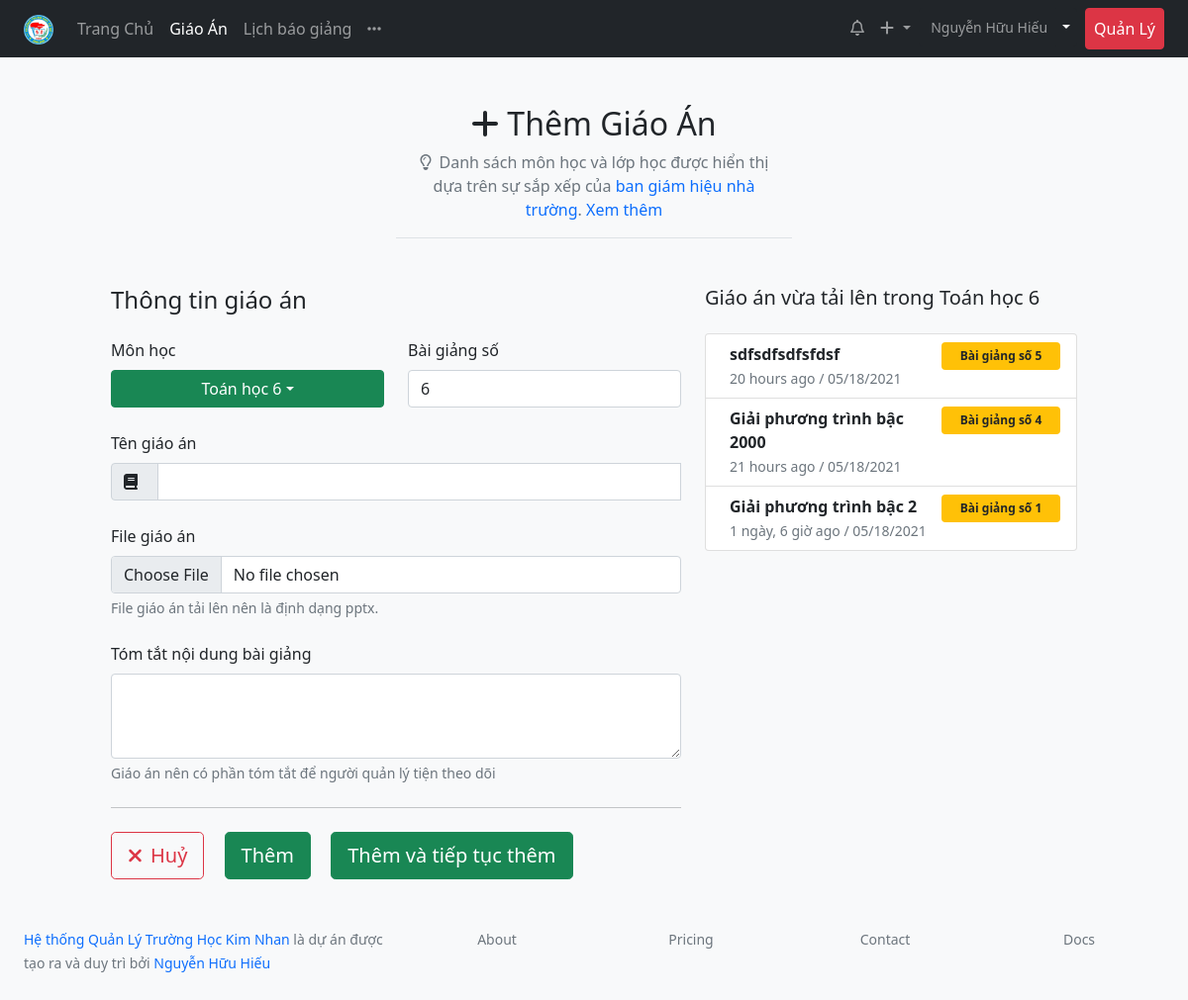
The app's page /lessons/add/toan-hoc/6/ (signed in), older data.
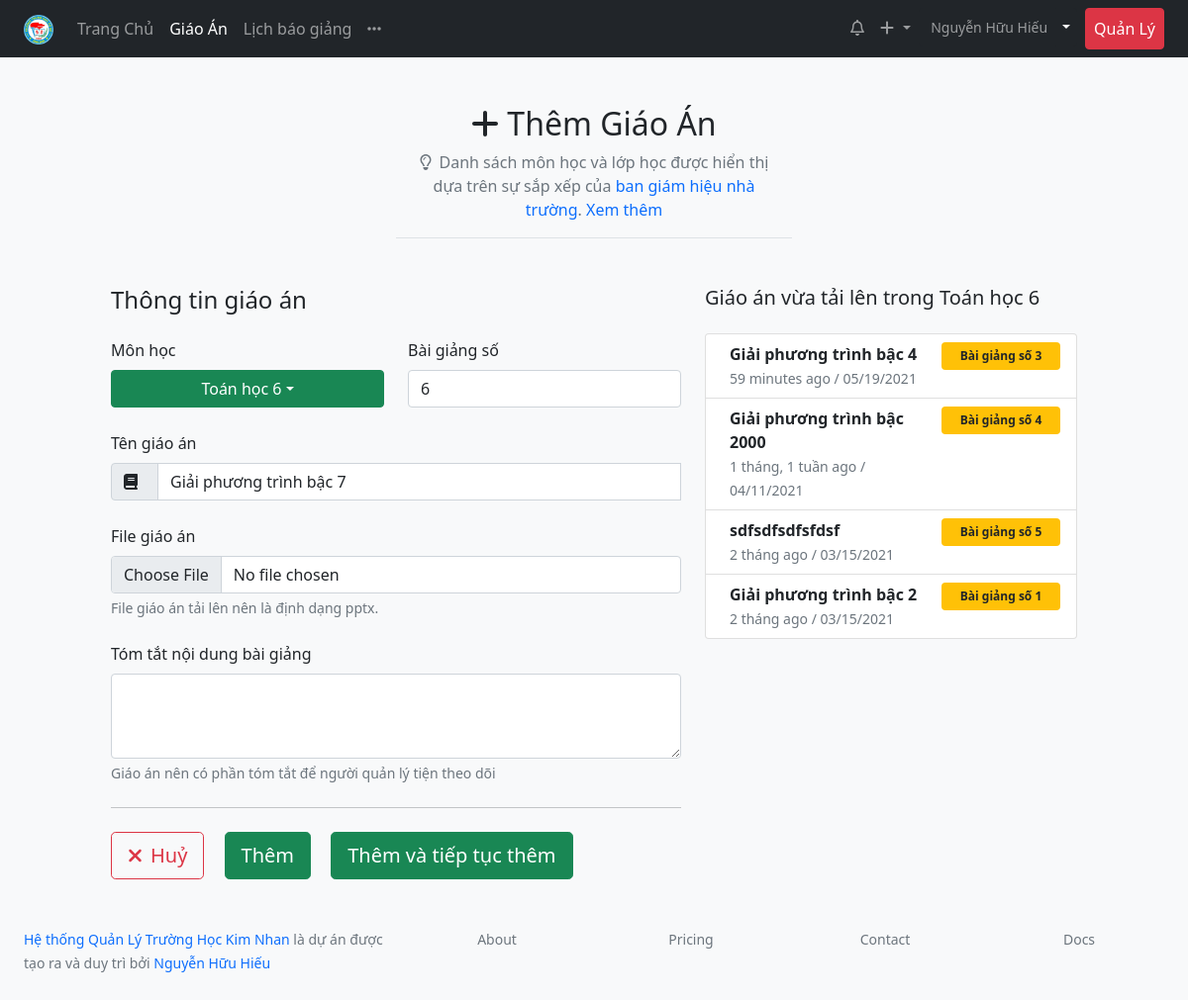
The same page, newer data.
### lessonmanagement/models.py (models this page shows, shortened)
class Lesson(models.Model):
    title = models.CharField(max_length=200)
    lesson_path = models.FileField(blank=True, null=True)
    upload_time = models.DateTimeField(blank=True, null=True)
    edit_time = models.DateTimeField(blank=True, null=True)
    description = models.CharField(max_length=200, null=True, blank=True)
    teacher = models.ForeignKey(Teacher, on_delete=models.CASCADE)
    subject = models.ForeignKey(SubjectDetail, on_delete=models.CASCADE)
    number_lesson = models.IntegerField(help_text="Bài giảng số mấy")
    schoolyear = models.ForeignKey(Schoolyear, on_delete=models.CASCADE, blank=True, null=True)
    classyear = models.ManyToManyField(Classyear, through="LessonSchedule")
    STATUS_CHOICES = [
    ('pending', 'Chờ duyệt'),
    ('acept', 'Đã duyệt'),
    ('deny', 'Bị từ chối'),
    ]
    status = models.CharField(max_length=10, blank=True, choices=STATUS_CHOICES ,default='pending')
    checker = models.ForeignKey('Teacher', related_name="lesson_checker" ,on_delete=models.SET_NULL, null=True, blank=True)
    check_date = models.DateTimeField(auto_now=True)
    note_checker = models.CharField(max_length=200, blank=True)
    class Meta:
        verbose_name = "Giáo Án"
        verbose_name_plural = "Giáo Án"
        ordering = ["-upload_time"]
        unique_together = ['subject', 'number_lesson']

class SubjectLesson(models.Model):
    subject = models.ForeignKey(SubjectDetail, on_delete=models.CASCADE, verbose_name="Môn học")
    number_lesson = models.IntegerField()
    title = models.CharField(max_length=100)
    class Meta:
        verbose_name = 'Phân phối chương trình'
        verbose_name_plural = 'Phân phối chương trình'

### lessonmanagement/views.py (the view, shortened to what this page needs)
# urls.py: path('lessons/add/<str:subject>/<int:level>/', views.add_lesson_subject_level, name="add_lesson_subject_level"),
@login_required
def add_lesson_subject_level(request, subject, level):
    context = {'subject': subject, 'level': level}
    now = datetime.datetime.now()
    teacher = request.user.teacher.id
    q2 = Lesson.objects.filter(teacher=teacher, subject__subject__subject_slug=subject, subject__level=level)
    subjectclassyear = SubjectClassyear.objects.filter(teacher=teacher, subject__subject__subject_slug=subject).values('classyear__startyear__start_date__year')
    subjectclassyear_list = []
    for i in subjectclassyear:
        class_level = class_level_def(i['classyear__startyear__start_date__year'])
        subjectclassyear_list.append(class_level)
    if level in subjectclassyear_list:
        if q2:
            latest_lesson = q2.latest('number_lesson')
            last_lesson = q2.all()[:5]
            context['last_lesson'] = last_lesson
            new_number_lesson = latest_lesson.number_lesson + 1
        else:
            new_number_lesson = 1
        context['new_number_lesson'] = new_number_lesson
        subject_title = Subject.objects.get(subject_slug=subject)
        context['subject_title'] = subject_title
        q_subject_level = SubjectLesson.objects.filter(subject__subject__subject_slug=subject, subject__level=level)
        try:
            current_title_lesson = q_subject_level.get(number_lesson=new_number_lesson)
            new_title_lesson = list(SubjectLesson.objects.filter(subject__subject__subject_slug=subject, subject__level=level).values('number_lesson', 'title'))
            context['new_title_lesson'] = new_title_lesson
            context['current_title_lesson'] = current_title_lesson
        except:
            pass
        return render(request, 'lesson/add_lesson_subject.html', context)
    else:
        return redirect('no_permisson_add_lesson')

### lessonmanagement/models.py (called while the page is built)
def school_year_def(upload_time):
    if (upload_time.month < 9):
        return upload_time.year -1
    else:
        return upload_time.year

    def __str__(self):
        return self.title

    def full_name(self):
        return ('%s %s') % (self.firstname, self.lastname)

    def current_schoolyear(self):
        now = datetime.datetime.now()
        current_startyear = school_year_def(now)
        schoolyear = Schoolyear.objects.get(start_date__year=current_startyear)
        return schoolyear

    def subject_classyear_list(self):
        return self.subjectclassyear_set.filter(
            schoolyear=self.current_schoolyear()).order_by('subject__subject__title').values('subject__subject__title', 'classyear__startyear__start_date__year','subject__subject__group__title').distinct()

### lessonmanagement/templatetags/lessonmanagement_extras.py (called while the page is built)
@register.filter
def classlevel(value):
    now = datetime.datetime.now()
    i = 0
    if (now.month < 9):
        i =  (now.year - value) + 5
    else:
        i = (now.year - value) + 6
    if i in [6,7,8,9]:
        return i
    else:
        return value

### lessonmanagement/templates/lesson/add_lesson_subject.html (shortened to what this page needs)
{% extends 'base_clean.html' %}
{% block content %}
{% with teacher=request.user.teacher %}
{% load lessonmanagement_extras %}
{% load humanize %}
<div class="row justify-content-center ">
  <div class="col-4 border-bottom">
    <h2 class="mt-5 text-center"><i class="fas fa-plus me-2"></i>Thêm Giáo Án</h2>
    <p class="text-center text-muted"><i class="far fa-lightbulb me-2"></i>Danh sách môn học và lớp học được hiển thị
      dựa trên sự sắp xếp của <a href="#" class="text-decoration-none">ban giám hiệu nhà trường</a>.<a href="#"
        class="text-decoration-none"> Xem thêm</a></p>
  </div>
</div>
<div class="row pt-5 justify-content-center">
  <div class="col-6">
    <form method="POST" enctype="multipart/form-data" class="needs-validation" novalidate>
      <div class="row">
        <h4 class="mb-4">Thông tin giáo án</h4>
        <div class="col-lg-6">
          <label for="subjectLevel" class="form-label">Môn học</label>
          <div id="subjectLevel">
            <button class="btn btn-success dropdown-toggle w-100" type="button" data-bs-toggle="dropdown"
              aria-expanded="false">{{ subject_title }} {{ level }}</button>
          </div>
        </div>
        <div class="col">
          <label for="startLesson" class="form-label">Bài giảng số</label>
          <input type="number" class="form-control" id="startLesson" name="start_lesson"
            onchange="getLessonTitle()" value='{{ new_number_lesson }}' required>
        </div>
        <div class="col-12">
          <label for="titleLesson" class="form-label mt-4">Tên giáo án</label>
          <div class="input-group">
            <span class="input-group-text" id="basic-addon1"><i class="fas fa-book me-2"></i></span>
            <input type="text" id="titleLesson" name='title_lesson' class="form-control" aria-label="Username"
              aria-describedby="basic-addon1" required placeholder value="{{ current_title_lesson.title }}">
          </div>
        </div>
        <div class="col-12">
          <label for="fileLesson" class="form-label mt-4">File giáo án</label>
          <input class="form-control" type="file" id="fileLesson" name="file_lesson" required>
          <div class="form-text">File giáo án tải lên nên là định dạng pptx.</div>
        </div>
        <div class="col-12">
          <label for="descriptionLesson" class="form-label mt-4">Tóm tắt nội dung bài giảng</label>
          <textarea class="form-control" id="descriptionLesson" rows="3" name="description_lesson"></textarea>
          <div class="form-text">Giáo án nên có phần tóm tắt để người quản lý tiện theo dõi</div>
          <hr class="my-4">
        </div>
        <div class="col-12">
          <button onclick="goBack()" class="btn btn-lg btn-outline-danger mb-4 me-3"><i
              class="fas fa-times me-2"></i>Huỷ</button>
          <button type="submit" name="add" class="btn btn-lg btn-success mb-4 me-3">Thêm</button>
          <button type="submit" name="continue" class="btn btn-lg btn-success mb-4">Thêm và tiếp tục thêm</button>
        </div>
      </div>
    </form>
  </div>
  <div class="col-4">
    {% if last_lesson %}
    <h5 class="mb-4">Giáo án vừa tải lên trong {{ subject_title }} {{ level }}</h5>
    <div class="list-group">
      {% for lesson in last_lesson %}
      <a href="#" class="list-group-item list-group-item-action d-flex justify-content-between align-items-start">
        <div class="ms-2 me-auto">
          <div class="fw-bold">
            {{ lesson.title }}
          </div>
          <small class="text-muted"> {{ lesson.upload_time|naturaltime }} /
            {{ lesson.upload_time|date:"SHORT_DATE_FORMAT" }}
          </small>
        </div>
        <span class="badge bg-warning text-dark p-2 ms-2" style="min-width: 120px;">
          Bài giảng số {{ lesson.number_lesson }}
        </span>
      </a>
      {% endfor %}
    </div>
    {% else %}
    <h4 class="text-danger">Chưa có giáo án nào được tải lên trong mục này</h4>
    {% endif %}
  </div>
  <div class="row justify-content-center">
    <div class="col-12">
      {% include 'footer_withsidebar.html' %}
    </div>
  </div>
</div>
{% endwith %}
{% endblock %}

Row changes from the older to the newer data that the page shows:
added SubjectLesson: title_lesson "Giải phương trình bậc 7"
added Lesson: title "Giải phương trình bậc 4", upload_time "59 minutes ago", upload_time "05/19/2021", number_lesson "3"
changed Lesson: upload_time "21 hours ago" → "1 tháng, 1 tuần ago"; upload_time "05/18/2021" → "04/11/2021"; moves up the list
changed Lesson "sdfsdfsdfsfdsf": upload_time "20 hours ago" → "2 tháng ago"; upload_time "05/18/2021" → "03/15/2021"
changed Lesson "Giải phương trình bậc 2": upload_time "1 ngày, 6 giờ ago" → "2 tháng ago"; upload_time "05/18/2021" → "03/15/2021"
